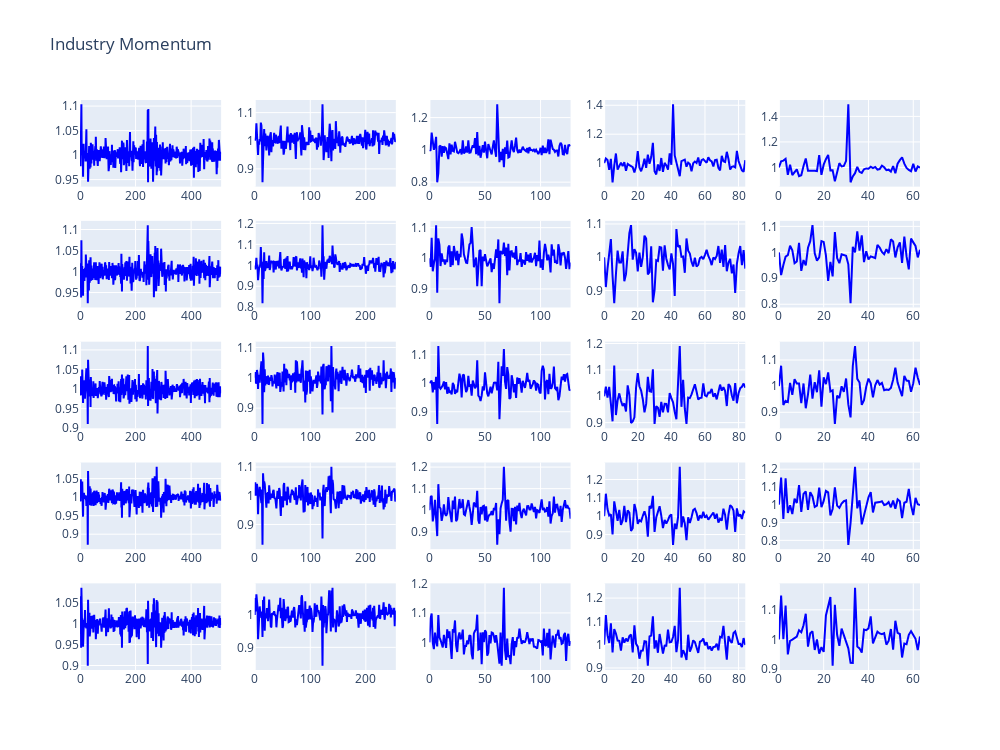

Notebook code cell kept with this figure:
### Code cell
fig.update_layout(height=750, width=1000, showlegend=False, title_text='Industry Momentum')
fig.show()
